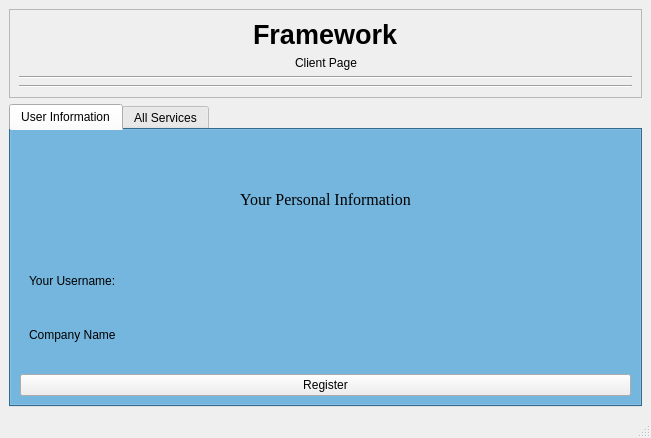
<?xml version="1.0" encoding="UTF-8"?>
<ui version="4.0">
 <class>landing_page</class>
 <widget class="QMainWindow" name="landing_page">
  <property name="enabled">
   <bool>true</bool>
  </property>
  <property name="geometry">
   <rect>
    <x>0</x>
    <y>0</y>
    <width>651</width>
    <height>438</height>
   </rect>
  </property>
  <property name="sizePolicy">
   <sizepolicy hsizetype="Fixed" vsizetype="Fixed">
    <horstretch>0</horstretch>
    <verstretch>0</verstretch>
   </sizepolicy>
  </property>
  <property name="windowTitle">
   <string>Framework</string>
  </property>
  <property name="windowIcon">
   <iconset>
    <normaloff>../Desktop/logo.356db89e.png</normaloff>../Desktop/logo.356db89e.png</iconset>
  </property>
  <widget class="QWidget" name="centralwidget">
   <layout class="QGridLayout" name="gridLayout_3">
    <item row="0" column="0">
     <widget class="QFrame" name="frame">
      <property name="frameShape">
       <enum>QFrame::StyledPanel</enum>
      </property>
      <property name="frameShadow">
       <enum>QFrame::Raised</enum>
      </property>
      <layout class="QGridLayout" name="gridLayout_2">
       <item row="2" column="0">
        <widget class="Line" name="line">
         <property name="orientation">
          <enum>Qt::Horizontal</enum>
         </property>
        </widget>
       </item>
       <item row="0" column="0">
        <layout class="QHBoxLayout" name="Subject">
         <item>
          <spacer name="horizontalSpacer_3">
           <property name="orientation">
            <enum>Qt::Horizontal</enum>
           </property>
           <property name="sizeHint" stdset="0">
            <size>
             <width>40</width>
             <height>20</height>
            </size>
           </property>
          </spacer>
         </item>
         <item>
          <layout class="QVBoxLayout" name="verticalLayout">
           <item>
            <widget class="QLabel" name="framework">
             <property name="font">
              <font>
               <pointsize>20</pointsize>
               <weight>75</weight>
               <bold>true</bold>
              </font>
             </property>
             <property name="text">
              <string>Framework</string>
             </property>
            </widget>
           </item>
           <item>
            <widget class="QLabel" name="adminPage">
             <property name="text">
              <string>Client Page</string>
             </property>
             <property name="alignment">
              <set>Qt::AlignCenter</set>
             </property>
            </widget>
           </item>
          </layout>
         </item>
         <item>
          <spacer name="horizontalSpacer_5">
           <property name="orientation">
            <enum>Qt::Horizontal</enum>
           </property>
           <property name="sizeHint" stdset="0">
            <size>
             <width>40</width>
             <height>20</height>
            </size>
           </property>
          </spacer>
         </item>
        </layout>
       </item>
       <item row="1" column="0">
        <widget class="Line" name="line_2">
         <property name="orientation">
          <enum>Qt::Horizontal</enum>
         </property>
        </widget>
       </item>
      </layout>
     </widget>
    </item>
    <item row="1" column="0">
     <widget class="QTabWidget" name="Admin_bar">
      <property name="enabled">
       <bool>true</bool>
      </property>
      <property name="minimumSize">
       <size>
        <width>627</width>
        <height>0</height>
       </size>
      </property>
      <property name="palette">
       <palette>
        <active>
         <colorrole role="WindowText">
          <brush brushstyle="SolidPattern">
           <color alpha="255">
            <red>255</red>
            <green>255</green>
            <blue>255</blue>
           </color>
          </brush>
         </colorrole>
         <colorrole role="Button">
          <brush brushstyle="SolidPattern">
           <color alpha="255">
            <red>72</red>
            <green>149</green>
            <blue>198</blue>
           </color>
          </brush>
         </colorrole>
         <colorrole role="Light">
          <brush brushstyle="SolidPattern">
           <color alpha="255">
            <red>135</red>
            <green>209</green>
            <blue>255</blue>
           </color>
          </brush>
         </colorrole>
         <colorrole role="Midlight">
          <brush brushstyle="SolidPattern">
           <color alpha="255">
            <red>103</red>
            <green>179</green>
            <blue>226</blue>
           </color>
          </brush>
         </colorrole>
         <colorrole role="Dark">
          <brush brushstyle="SolidPattern">
           <color alpha="255">
            <red>36</red>
            <green>74</green>
            <blue>99</blue>
           </color>
          </brush>
         </colorrole>
         <colorrole role="Mid">
          <brush brushstyle="SolidPattern">
           <color alpha="255">
            <red>48</red>
            <green>99</green>
            <blue>132</blue>
           </color>
          </brush>
         </colorrole>
         <colorrole role="Text">
          <brush brushstyle="SolidPattern">
           <color alpha="255">
            <red>255</red>
            <green>255</green>
            <blue>255</blue>
           </color>
          </brush>
         </colorrole>
         <colorrole role="BrightText">
          <brush brushstyle="SolidPattern">
           <color alpha="255">
            <red>255</red>
            <green>255</green>
            <blue>255</blue>
           </color>
          </brush>
         </colorrole>
         <colorrole role="ButtonText">
          <brush brushstyle="SolidPattern">
           <color alpha="255">
            <red>255</red>
            <green>255</green>
            <blue>255</blue>
           </color>
          </brush>
         </colorrole>
         <colorrole role="Base">
          <brush brushstyle="SolidPattern">
           <color alpha="255">
            <red>255</red>
            <green>255</green>
            <blue>255</blue>
           </color>
          </brush>
         </colorrole>
         <colorrole role="Window">
          <brush brushstyle="SolidPattern">
           <color alpha="255">
            <red>72</red>
            <green>149</green>
            <blue>198</blue>
           </color>
          </brush>
         </colorrole>
         <colorrole role="Shadow">
          <brush brushstyle="SolidPattern">
           <color alpha="255">
            <red>0</red>
            <green>0</green>
            <blue>0</blue>
           </color>
          </brush>
         </colorrole>
         <colorrole role="HighlightedText">
          <brush brushstyle="SolidPattern">
           <color alpha="255">
            <red>0</red>
            <green>0</green>
            <blue>0</blue>
           </color>
          </brush>
         </colorrole>
         <colorrole role="AlternateBase">
          <brush brushstyle="SolidPattern">
           <color alpha="255">
            <red>163</red>
            <green>202</green>
            <blue>226</blue>
           </color>
          </brush>
         </colorrole>
         <colorrole role="ToolTipBase">
          <brush brushstyle="SolidPattern">
           <color alpha="255">
            <red>255</red>
            <green>255</green>
            <blue>220</blue>
           </color>
          </brush>
         </colorrole>
         <colorrole role="ToolTipText">
          <brush brushstyle="SolidPattern">
           <color alpha="255">
            <red>255</red>
            <green>255</green>
            <blue>255</blue>
           </color>
          </brush>
         </colorrole>
        </active>
        <inactive>
         <colorrole role="WindowText">
          <brush brushstyle="SolidPattern">
           <color alpha="255">
            <red>255</red>
            <green>255</green>
            <blue>255</blue>
           </color>
          </brush>
         </colorrole>
         <colorrole role="Button">
          <brush brushstyle="SolidPattern">
           <color alpha="255">
            <red>72</red>
            <green>149</green>
            <blue>198</blue>
           </color>
          </brush>
         </colorrole>
         <colorrole role="Light">
          <brush brushstyle="SolidPattern">
           <color alpha="255">
            <red>135</red>
            <green>209</green>
            <blue>255</blue>
           </color>
          </brush>
         </colorrole>
         <colorrole role="Midlight">
          <brush brushstyle="SolidPattern">
           <color alpha="255">
            <red>103</red>
            <green>179</green>
            <blue>226</blue>
           </color>
          </brush>
         </colorrole>
         <colorrole role="Dark">
          <brush brushstyle="SolidPattern">
           <color alpha="255">
            <red>36</red>
            <green>74</green>
            <blue>99</blue>
           </color>
          </brush>
         </colorrole>
         <colorrole role="Mid">
          <brush brushstyle="SolidPattern">
           <color alpha="255">
            <red>48</red>
            <green>99</green>
            <blue>132</blue>
           </color>
          </brush>
         </colorrole>
         <colorrole role="Text">
          <brush brushstyle="SolidPattern">
           <color alpha="255">
            <red>255</red>
            <green>255</green>
            <blue>255</blue>
           </color>
          </brush>
         </colorrole>
         <colorrole role="BrightText">
          <brush brushstyle="SolidPattern">
           <color alpha="255">
            <red>255</red>
            <green>255</green>
            <blue>255</blue>
           </color>
          </brush>
         </colorrole>
         <colorrole role="ButtonText">
          <brush brushstyle="SolidPattern">
           <color alpha="255">
            <red>255</red>
            <green>255</green>
            <blue>255</blue>
           </color>
          </brush>
         </colorrole>
         <colorrole role="Base">
          <brush brushstyle="SolidPattern">
           <color alpha="255">
            <red>255</red>
            <green>255</green>
            <blue>255</blue>
           </color>
          </brush>
         </colorrole>
         <colorrole role="Window">
          <brush brushstyle="SolidPattern">
           <color alpha="255">
            <red>72</red>
            <green>149</green>
            <blue>198</blue>
           </color>
          </brush>
         </colorrole>
         <colorrole role="Shadow">
          <brush brushstyle="SolidPattern">
           <color alpha="255">
            <red>0</red>
            <green>0</green>
            <blue>0</blue>
           </color>
          </brush>
         </colorrole>
         <colorrole role="HighlightedText">
          <brush brushstyle="SolidPattern">
           <color alpha="255">
            <red>0</red>
            <green>0</green>
            <blue>0</blue>
           </color>
          </brush>
         </colorrole>
         <colorrole role="AlternateBase">
          <brush brushstyle="SolidPattern">
           <color alpha="255">
            <red>163</red>
            <green>202</green>
            <blue>226</blue>
           </color>
          </brush>
         </colorrole>
         <colorrole role="ToolTipBase">
          <brush brushstyle="SolidPattern">
           <color alpha="255">
            <red>255</red>
            <green>255</green>
            <blue>220</blue>
           </color>
          </brush>
         </colorrole>
         <colorrole role="ToolTipText">
          <brush brushstyle="SolidPattern">
           <color alpha="255">
            <red>255</red>
            <green>255</green>
            <blue>255</blue>
           </color>
          </brush>
         </colorrole>
        </inactive>
        <disabled>
         <colorrole role="WindowText">
          <brush brushstyle="SolidPattern">
           <color alpha="255">
            <red>36</red>
            <green>74</green>
            <blue>99</blue>
           </color>
          </brush>
         </colorrole>
         <colorrole role="Button">
          <brush brushstyle="SolidPattern">
           <color alpha="255">
            <red>72</red>
            <green>149</green>
            <blue>198</blue>
           </color>
          </brush>
         </colorrole>
         <colorrole role="Light">
          <brush brushstyle="SolidPattern">
           <color alpha="255">
            <red>135</red>
            <green>209</green>
            <blue>255</blue>
           </color>
          </brush>
         </colorrole>
         <colorrole role="Midlight">
          <brush brushstyle="SolidPattern">
           <color alpha="255">
            <red>103</red>
            <green>179</green>
            <blue>226</blue>
           </color>
          </brush>
         </colorrole>
         <colorrole role="Dark">
          <brush brushstyle="SolidPattern">
           <color alpha="255">
            <red>36</red>
            <green>74</green>
            <blue>99</blue>
           </color>
          </brush>
         </colorrole>
         <colorrole role="Mid">
          <brush brushstyle="SolidPattern">
           <color alpha="255">
            <red>48</red>
            <green>99</green>
            <blue>132</blue>
           </color>
          </brush>
         </colorrole>
         <colorrole role="Text">
          <brush brushstyle="SolidPattern">
           <color alpha="255">
            <red>36</red>
            <green>74</green>
            <blue>99</blue>
           </color>
          </brush>
         </colorrole>
         <colorrole role="BrightText">
          <brush brushstyle="SolidPattern">
           <color alpha="255">
            <red>255</red>
            <green>255</green>
            <blue>255</blue>
           </color>
          </brush>
         </colorrole>
         <colorrole role="ButtonText">
          <brush brushstyle="SolidPattern">
           <color alpha="255">
            <red>36</red>
            <green>74</green>
            <blue>99</blue>
           </color>
          </brush>
         </colorrole>
         <colorrole role="Base">
          <brush brushstyle="SolidPattern">
           <color alpha="255">
            <red>72</red>
            <green>149</green>
            <blue>198</blue>
           </color>
          </brush>
         </colorrole>
         <colorrole role="Window">
          <brush brushstyle="SolidPattern">
           <color alpha="255">
            <red>72</red>
            <green>149</green>
            <blue>198</blue>
           </color>
          </brush>
         </colorrole>
         <colorrole role="Shadow">
          <brush brushstyle="SolidPattern">
           <color alpha="255">
            <red>0</red>
            <green>0</green>
            <blue>0</blue>
           </color>
          </brush>
         </colorrole>
         <colorrole role="HighlightedText">
          <brush brushstyle="SolidPattern">
           <color alpha="255">
            <red>0</red>
            <green>0</green>
            <blue>0</blue>
           </color>
          </brush>
         </colorrole>
         <colorrole role="AlternateBase">
          <brush brushstyle="SolidPattern">
           <color alpha="255">
            <red>72</red>
            <green>149</green>
            <blue>198</blue>
           </color>
          </brush>
         </colorrole>
         <colorrole role="ToolTipBase">
          <brush brushstyle="SolidPattern">
           <color alpha="255">
            <red>255</red>
            <green>255</green>
            <blue>220</blue>
           </color>
          </brush>
         </colorrole>
         <colorrole role="ToolTipText">
          <brush brushstyle="SolidPattern">
           <color alpha="255">
            <red>255</red>
            <green>255</green>
            <blue>255</blue>
           </color>
          </brush>
         </colorrole>
        </disabled>
       </palette>
      </property>
      <property name="styleSheet">
       <string notr="true">selection-color: rgb(0, 0, 0);</string>
      </property>
      <property name="currentIndex">
       <number>0</number>
      </property>
      <widget class="QWidget" name="User_Infirmation">
       <property name="contextMenuPolicy">
        <enum>Qt::DefaultContextMenu</enum>
       </property>
       <property name="accessibleName">
        <string/>
       </property>
       <attribute name="title">
        <string>User Information</string>
       </attribute>
       <layout class="QGridLayout" name="L">
        <item row="0" column="0">
         <layout class="QVBoxLayout" name="user_info">
          <item>
           <widget class="QWidget" name="widget" native="true">
            <layout class="QGridLayout" name="gridLayout">
             <item row="0" column="0" colspan="2">
              <widget class="QLabel" name="LOGIN_API_LABEL">
               <property name="font">
                <font>
                 <family>Times New Roman</family>
                 <pointsize>12</pointsize>
                </font>
               </property>
               <property name="text">
                <string>Your Personal Information</string>
               </property>
               <property name="alignment">
                <set>Qt::AlignCenter</set>
               </property>
              </widget>
             </item>
             <item row="1" column="0" colspan="2">
              <layout class="QVBoxLayout" name="verticalLayout_6">
               <item>
                <layout class="QHBoxLayout" name="horizontalLayout_2">
                 <item>
                  <widget class="QLabel" name="label_13">
                   <property name="text">
                    <string>Your Username: </string>
                   </property>
                  </widget>
                 </item>
                 <item>
                  <widget class="QLabel" name="user_input">
                   <property name="text">
                    <string/>
                   </property>
                  </widget>
                 </item>
                </layout>
               </item>
               <item>
                <layout class="QHBoxLayout" name="horizontalLayout">
                 <item>
                  <widget class="QLabel" name="label_12">
                   <property name="text">
                    <string>Company Name</string>
                   </property>
                  </widget>
                 </item>
                 <item>
                  <widget class="QLabel" name="company_input">
                   <property name="text">
                    <string/>
                   </property>
                  </widget>
                 </item>
                </layout>
               </item>
              </layout>
             </item>
            </layout>
           </widget>
          </item>
         </layout>
        </item>
        <item row="1" column="0">
         <widget class="QPushButton" name="pushButton_2">
          <property name="text">
           <string>Register</string>
          </property>
         </widget>
        </item>
       </layout>
      </widget>
      <widget class="QWidget" name="All_Services">
       <property name="contextMenuPolicy">
        <enum>Qt::CustomContextMenu</enum>
       </property>
       <attribute name="title">
        <string>All Services</string>
       </attribute>
       <layout class="QGridLayout" name="gridLayout_5">
        <item row="0" column="0">
         <layout class="QGridLayout" name="gridLayout_7">
          <item row="0" column="0">
           <layout class="QGridLayout" name="gridLayout_6">
            <item row="0" column="0">
             <widget class="QPushButton" name="pushButton">
              <property name="text">
               <string>PushButton</string>
              </property>
             </widget>
            </item>
            <item row="0" column="1">
             <widget class="QPushButton" name="pushButton_5">
              <property name="text">
               <string>PushButton</string>
              </property>
             </widget>
            </item>
           </layout>
          </item>
         </layout>
        </item>
       </layout>
      </widget>
     </widget>
    </item>
   </layout>
  </widget>
  <widget class="QStatusBar" name="statusbar"/>
  <action name="actionShow_PublicKey">
   <property name="text">
    <string>Show PublicKey</string>
   </property>
  </action>
  <action name="actionExit">
   <property name="text">
    <string>Exit</string>
   </property>
  </action>
 </widget>
 <resources/>
 <connections>
  <connection>
   <sender>actionShow_PublicKey</sender>
   <signal>triggered()</signal>
   <receiver>landing_page</receiver>
   <slot>close()</slot>
   <hints>
    <hint type="sourcelabel">
     <x>-1</x>
     <y>-1</y>
    </hint>
    <hint type="destinationlabel">
     <x>399</x>
     <y>299</y>
    </hint>
   </hints>
  </connection>
  <connection>
   <sender>actionExit</sender>
   <signal>triggered()</signal>
   <receiver>landing_page</receiver>
   <slot>close()</slot>
   <hints>
    <hint type="sourcelabel">
     <x>-1</x>
     <y>-1</y>
    </hint>
    <hint type="destinationlabel">
     <x>399</x>
     <y>299</y>
    </hint>
   </hints>
  </connection>
 </connections>
</ui>
